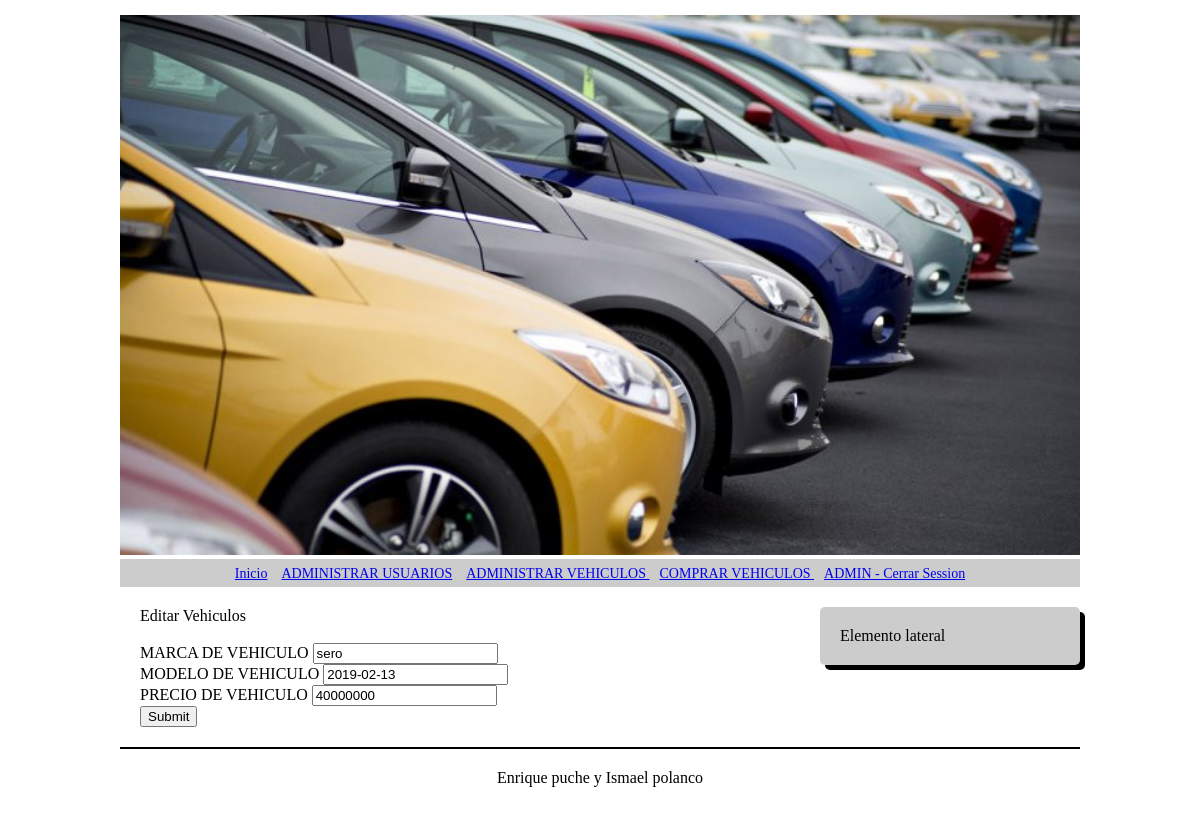
The page /?controlador=vehiculo&accion=frmEvehiculo&id=12 (signed in) on the database its author committed.
### tables this page shows
CREATE TABLE `venta` (
  `id_venta` varchar(22) NOT NULL,
  `marca_vehiculo` varchar(22) NOT NULL,
  `modelo_vehiculo` date NOT NULL,
  `numero_chasis` int(22) NOT NULL,
  `precio` int(22) NOT NULL,
  `imagen_vehiculo` varchar(100) NOT NULL,
  `disponibilidad` tinyint(1) NOT NULL
);

### Controller/vehiculo_controlador.php (called while the page is built, shortened)
<?php
class vehiculo_controlador{
public function frmEvehiculo(){
		$r =  vehiculo_Model::mdlBuscarvehiculo($_GET['id']);
		require_once "View/vehiculo/frmEvehiculo.php";
	}
}

### Model/vehiculo_Model.php (called while the page is built, shortened)
<?php
class vehiculo_Model{
public static function mdlBuscarvehiculo($id)
{
		$i  = new conexion();
		$c = $i->conectar();
		$sql = "SELECT * FROM venta WHERE id_venta=$id";
		$s   = $c->prepare($sql);
		$s->setFetchMode(PDO::FETCH_ASSOC);
		$res = $s->execute();
		$datos = $s->fetch();
		return $datos;
	}
}

### View/vehiculo/frmEvehiculo.php (the view, shortened to what this page needs)
<div class="row content">
		<div class="col-sm-9 text-justify">
			<div class="panel panel-primary">
				<div class="panel-heading">Editar Vehiculos</div>
				<div class="panel-body">
					<div class="row">
						<div class="col-lg-6">
<form action="?controlador=vehiculo&accion=actvehiculo" method="post">
<div class="form-group">
	<br/>
<label for="usuario">MARCA DE VEHICULO</label>
			<input type="text" name="marca" value="<?php echo $r['marca_vehiculo'];?>"class="form-control">
								</div>
<div class="form-group">
<label for="usuario">MODELO DE VEHICULO</label>
			<input type="text" name="modelo" value="<?php echo $r['modelo_vehiculo'];?>"class="form-control">
								</div>
<div class="form-group">
<label for="usuario">PRECIO DE VEHICULO</label>
			<input type="text" name="precio" value="<?php echo $r['precio'];?>"class="form-control">
								</div>
								<input type="submit" name="aceptar" class="btn btn-default">
							</form>
						</div>
					</div>
				</div>
			</div>
		</div>
		</div>

### rows shown on the page
venta: marca "sero", modelo "2019-02-13", precio "40000000"

### other values the page prints
$_SESSION['nick'] "ADMIN"
